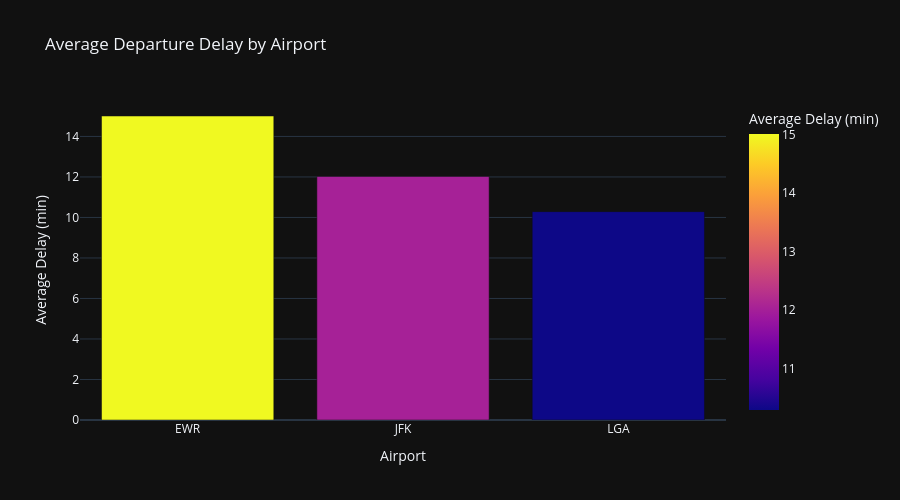

Notebook source saved alongside this figure:
### Code cell
# Airport Performance Dashboard

airport_summary = (
    flights
    .groupby("origin", as_index=False)
    .agg(
        average_delay=("dep_delay", "mean"),
        total_flights=("origin", "count")
    )
    .sort_values("average_delay", ascending=False)
)

fig = px.bar(
    airport_summary,
    x="origin",
    y="average_delay",
    color="average_delay",
    hover_data=["total_flights"],
    template="plotly_dark",
    title="Average Departure Delay by Airport",
    labels={
        "origin": "Airport",
        "average_delay": "Average Delay (min)"
    }
)

fig.update_layout(height=500)

fig.show()

### Figure 1 — Plotly figure (JSON) as saved in the notebook; plotly's stock layout.template omitted (floating-point values rounded to 4 significant figures)
{"data": [{"customdata": [[117127], [109079], [101140]], "hovertemplate": "Airport=%{x}<br>Average Delay (min)=%{marker.color}<br>total_flights=%{customdata[0]}<extra></extra>", "legendgroup": "", "marker": {"color": [15.01, 12.02, 10.29], "coloraxis": "coloraxis", "pattern": {"shape": ""}}, "name": "", "orientation": "v", "showlegend": false, "textposition": "auto", "type": "bar", "x": ["EWR", "JFK", "LGA"], "xaxis": "x", "y": [15.01, 12.02, 10.29], "yaxis": "y"}], "layout": {"barmode": "relative", "coloraxis": {"colorbar": {"title": {"text": "Average Delay (min)"}}, "colorscale": [[0, "#0d0887"], [0.1111, "#46039f"], [0.2222, "#7201a8"], [0.3333, "#9c179e"], [0.4444, "#bd3786"], [0.5556, "#d8576b"], [0.6667, "#ed7953"], [0.7778, "#fb9f3a"], [0.8889, "#fdca26"], [1, "#f0f921"]]}, "height": 500, "legend": {"tracegroupgap": 0}, "title": {"text": "Average Departure Delay by Airport"}, "xaxis": {"anchor": "y", "domain": [0, 1], "title": {"text": "Airport"}}, "yaxis": {"anchor": "x", "domain": [0, 1], "title": {"text": "Average Delay (min)"}}}}
